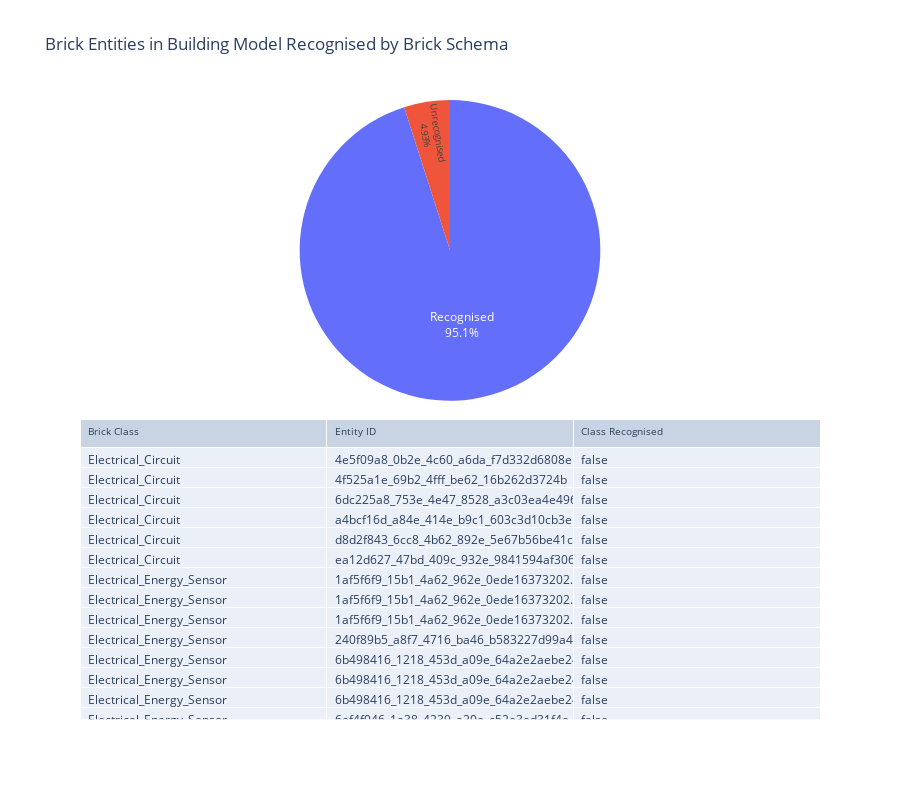

The notebook cell saved with this chart:
### Code cell
fig = make_subplots(
    rows=2, cols=1,
    # shared_xaxes=True,
    vertical_spacing=0.03,
    specs=[[{"type": "pie"}],
           [{"type": "table"}]]
)

labels = to_plot['class_in_provided_brick'].value_counts().index
values = to_plot['class_in_provided_brick'].value_counts().values

fig.add_trace(
    go.Pie(#to_plot, 
        #    values='brick_class', 
            labels=labels,
              values=values,
              textposition='inside', 
              textinfo='percent+label',
              name="",
        #    names='class_in_provided_brick',
        #    title='Proportion of Brick Entities Recognised by Provided Brick Schema',
        #    labels={'class_in_provided_brick': 'Class', 'brick_class':'Number of Entities'}
    ),
    row=1, col=1
)

fig.add_trace(
    go.Table(
        header=dict(
            values=["Brick Class", "Entity ID", "Class Recognised"],
            font=dict(size=10),
            align="left"
        ),
        cells=dict(
            # values=[entity_in_provided_brick[k].tolist() for k in entity_in_provided_brick.columns[1:]],
            values=[entity_in_provided_brick[k].tolist() for k in entity_in_provided_brick.columns],
            align = "left")
    ),
    row=2, col=1
)

fig.update_layout(
    height=800,
    showlegend=False,
    title_text="Brick Entities in Building Model Recognised by Brick Schema",
)

fig.show()

### Figure 1 — Plotly figure (JSON) as saved in the notebook; plotly's stock layout.template omitted (floating-point values rounded to 4 significant figures; data arrays with more than 128 entries replaced by an {"elided": "..."} marker saying what was removed)
{"data": [{"domain": {"x": [0, 1], "y": [0.515, 1]}, "labels": ["Recognised", "Unrecognised"], "name": "", "textinfo": "percent+label", "textposition": "inside", "type": "pie", "values": [1060, 55]}, {"cells": {"align": "left", "values": {"elided": "3x1115 mixed values"}}, "domain": {"x": [0, 1], "y": [0, 0.485]}, "header": {"align": "left", "font": {"size": 10}, "values": ["Brick Class", "Entity ID", "Class Recognised"]}, "type": "table"}], "layout": {"height": 800, "showlegend": false, "title": {"text": "Brick Entities in Building Model Recognised by Brick Schema"}}}
